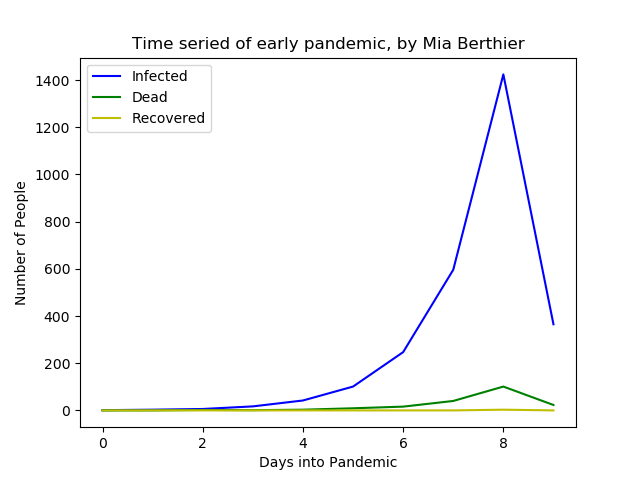

This chart was generated by the following Python code:
# NAME: Mia Berthier
# ID: 260913316

import doctest
import datetime
import numpy as np
import matplotlib.pyplot as plt

def date_diff(d1, d2):
    """ (str, str) --> int
    A function which takes two dates and returns how many
    days apart the two dates are, as an integrer

    >>> date_diff('2019-10-31', '2019-11-2')
    2
    >>> date_diff('2019-06-24', '2019-06-20')
    -4
    """
    #Put the date into a list of data: ['year', 'month', 'day']
    d1_data = d1.split('-')
    d2_data = d2.split('-')

    #Create dates with the correct data
    date1 = datetime.date(int(d1_data[0]), int(d1_data[1]), int(d1_data[2]))
    date2 = datetime.date(int(d2_data[0]), int(d2_data[1]), int(d2_data[2]))

    #Find the difference between the two dates
    diff = date1 - date2

    #Return the days between the two dates
    return 0 - diff.days


def get_age(d1, d2):
    """ (str, str) --> int
    A function which takes two dates and returns how many full
    years apart the two dates are.

    >>> get_age('2018-10-31', '2019-11-2')
    1
    >>> get_age('2018-10-31', '2000-11-2')
    -17
    """
    #Check how many days apart the two dates are
    days_apart = date_diff(d1,d2)

    #Divide this number by the number of days in a year and round
    #down to get the number of complete years
    return int(days_apart/365.2425)



def stage_three(input_filename, output_filename):
    """ (str, str) --> dict

    >>> stage_three('stage2-short.tsv', 'stage3_short.tsv')
    {'0': {'I': 1, 'D': 0, 'R': 0}, '1': {'I': 3, 'D': 0, 'R': 0}, '2': {'I': 4, 'D': 2, 'R': 0}}
    >>> stage_three('stage2.tsv', 'stage3.tsv')
    {'0': {'I': 1, 'D': 0, 'R': 0}, '1': {'I': 3, 'D': 0, 'R': 0}, '2': {'I': 6, 'D': 2, 'R': 0}, '3': {'I': 17, 'D': 1, 'R': 0}, '4': {'I': 42, 'D': 3, 'R': 0}, '5': {'I': 101, 'D': 9, 'R': 0}, '6': {'I': 247, 'D': 16, 'R': 0}, '7': {'I': 596, 'D': 40, 'R': 0}, '8': {'I': 1424, 'D': 101, 'R': 3}, '9': {'I': 365, 'D': 23, 'R': 0}}
    """
    #Open the file called "input_filename" and the file 'output_filename'
    f_read = open(input_filename, 'r', encoding = 'utf-8') #for reading
    f_change = open(output_filename, 'w', encoding = 'utf-8') #for appending

    #Create a list with one string per line
    all_lines = f_read.readlines()

    #Determine the index date
    first_line = all_lines[0].split("\t")
    index_date = first_line[2]

    #Initiate the dict which we will return
    final_dict = {}

    #Iterate through every line in the file
    for line in all_lines:
        #Split the line into the different columns on the line
        columns = line.split("\t")

        #Replace the date of each record with the date_diff of that and the
        #index date
        columns[2] = str(date_diff(index_date, columns[2]))

        #Replace the date of birth with the age at the time of index_date
        columns[3] = str(get_age(columns[3], index_date))

        #Add the date of this line to the final dict
        if columns[2] not in final_dict:
            final_dict[columns[2]] = {'I': 0, 'D': 0, 'R': 0}

        #Replace the status with I, R or D
        if columns[6] != "I" and columns[6] != "R" and columns[6] != "D":
            state = columns[6].lower()

            if state[0] == "i": 
                columns[6] = "I"
                
            elif state[0] == "m" or state[0] == "d":
                columns[6] =  "D"

                
            elif state[0] == "r":
                columns[6] = "R"

        #Add one to the corresponding state in the dictionary
        final_dict[columns[2]][columns[6]] += 1

        #Write this new line in the output file
        changed_line = "\t".join(columns)
        f_change.write(changed_line)


    return final_dict



def plot_time_series(stage3):
    """(dict) --> list
    A function which inputs a dict like the return value of stage 3
    and returns a list of lists where each sublist represents a day
    of the pandemic.
    Also creates a png of the evolution of the three stages of the
    sickness over the days of the pandemic and saves it.

    >>> d = stage_three('stage2.tsv', 'stage3.tsv')
    >>> plot_time_series(d)
    [[1, 0, 0], [3, 0, 0], [6, 2, 0], [17, 1, 0], [42, 3, 0], [101, 9, 0], [247, 16, 0], [596, 40, 0], [1424, 101, 3], [365, 23, 0]]
    """
    #Create the list to which we will add all values
    final_list = []

    #Iterate through every key in the dict
    for k in stage3:
        intermediate_list = []

        #Add the values of each key in this list to an intermediate list
        for key in stage3[k]:
            intermediate_list.append(stage3[k][key])

        #Append this list to the final list and start over
        final_list.append(intermediate_list)

    #Create lists of all the values of a certain stage of the pandemic
    inf_values = []
    dead_values = []
    rec_values = []
    for e in final_list:
        inf_values.append(e[0])
        dead_values.append(e[1])
        rec_values.append(e[2])

    #Create arrays for each of these lists
    inf = np.array(inf_values)
    dead = np.array(dead_values)
    recovered = np.array(rec_values)

    #Let the x-axis be as long as the number of lists we have
    x = np.arange(len(final_list))

    #Plot the three lines for the different stages of the sickness
    plt.plot(x, inf, '-b')
    plt.plot(x, dead, '-g')
    plt.plot(x, recovered, '-y')

    #Name the title, legend and axis of the figure
    plt.title("Time seried of early pandemic, by Mia Berthier")
    plt.legend(['Infected', 'Dead', 'Recovered'])
    plt.xlabel("Days into Pandemic")
    plt.ylabel("Number of People")

    #Save this figure as a png
    plt.savefig("time_series.png")

    #Return the list of lists 
    return final_list
        

if __name__ == "__main__":
    doctest.testmod()
    
